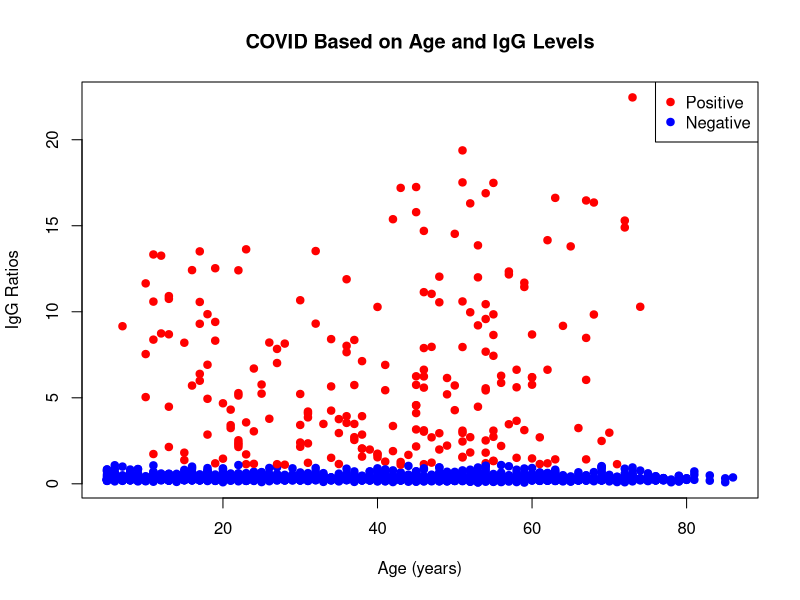

Reproduce this figure in R.
colorsConv <- function(arr) {
  color <- vector(mode = "character", length = length(pos))
  for (i in 1:length(arr)) {
    if (arr[i] == 1) {
      color[i] = "red"
    }else {
      color[i] = "blue"
    }
  }
  return (color)
}

windows(width = 12, height = 10)

hug <- read.csv("hug.csv")
age <- hug$age
igg <- hug$IgG_Ratio
# pos <- hug$Sex
pos <- hug$pos
color = colorsConv(pos)

# age <- scan("age.txt")
# igg <- scan("igg.txt")

plot(age, igg, col=color, main="COVID Based on Age and IgG Levels",
     xlab="Age (years)", ylab="IgG Ratios", pch=19)

legend(x="topright", legend = c("Positive", "Negative"), col=c("red","blue"), pch=19)

# abline(lm(igg~age), col="red") # regression line (y~x)
# lines(lowess(age,igg), col="blue") # lowess line (x,y)


